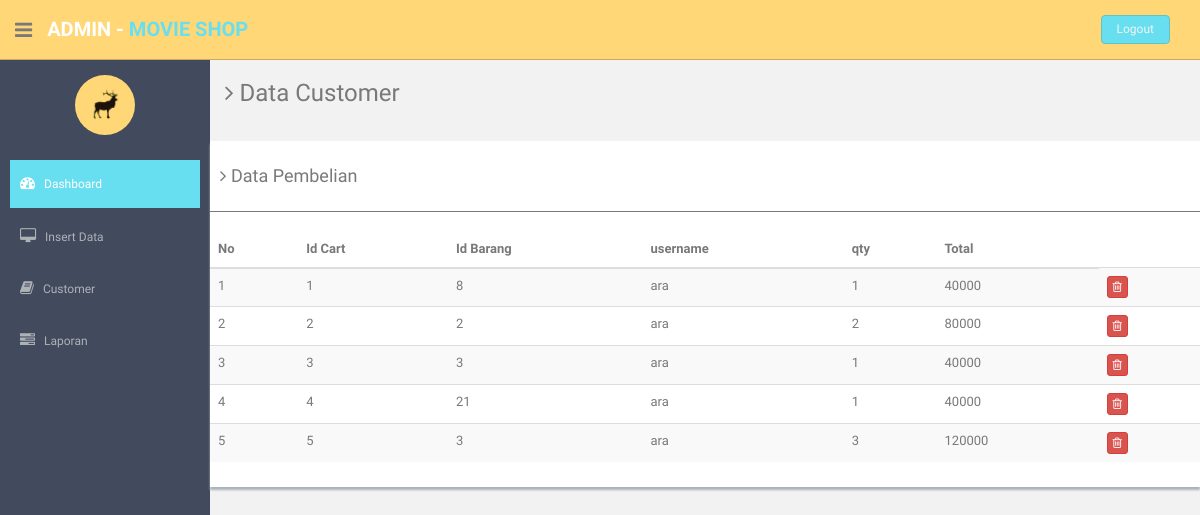
Page /Admin/datapemb.php on the committed database.
### tables this page shows
CREATE TABLE `daftarpenjualan` (
  `idPenjualan` int(11) NOT NULL,
  `idBarang` int(11) NOT NULL,
  `username` varchar(15) NOT NULL,
  `qty` int(11) NOT NULL,
  `total` int(11) NOT NULL
);

### Admin/datapemb.php (the view, shortened to what this page needs)
<!DOCTYPE html>
<html lang="en">
  <head>
    <?php
    include'koding/top.php';
    ?>
  </head>
  <body>
  <section id="container" >
    <?php
    include 'koding/header.php';
    include 'koding/sidebar.php';
    ?>
      <section id="main-content">
          <section class="wrapper">
            <h3><i class="fa fa-angle-right"></i> Data Customer</h3>
        <div class="row">
              <div class="row mt">
                  <div class="col-md-12">
                      <div class="content-panel">
                        <h4 class="mb"><i class="fa fa-angle-right"></i> Data Pembelian</h4>
                          <table class="table table-striped table-advance table-hover">
                            <hr>
                              <thead>
                              <tr>
                                  <th> No</th>
                                  <th> Id Cart</th>
                                  <th> Id Barang</th>
                                  <th> username</th>
                                  <th> qty</th>
                                  <th> Total</th>
                              </tr>
                              </thead>
                              <tbody>
                                <?php
                                    include'koneksi.php';
                                    $hasil = $koneksi->query("SELECT idPenjualan,idBarang,username,qty,total FROM daftarpenjualan");
                                     $a=0;
                                    while($baris=$hasil->fetch_assoc()) {
                                      $a=$a+1;
                                      $up = $baris['idPenjualan'];
                                      $del = $up;
                                      echo "<td>";
                                      echo $a;
                                      echo "</td>";
                                      echo "<td>";
                                      echo $baris['idPenjualan'];
                                      echo "</td>";
                                      echo "<td>";
                                      echo $baris['idBarang'];
                                      echo "</td>";
                                      echo "<td>";
                                      echo $baris['username'];
                                      echo "</td>";
                                      echo "<td>";
                                      echo $baris['qty'];
                                      echo "</td>";
                                      echo "<td>";
                                      echo $baris['total'];
                                      echo "</td>";
                                      ?>
                                  <td>
                                      <a href="hapuspemb.php?idPenjualan=<?php echo $del;?>" class="btn btn-danger btn-xs"><i class="fa fa-trash-o "></i></a>
                                  </td></tr>
                                   <?php
                                    ;}
                                  ?>
                              </tbody>
                          </table>
                      </div>
                  </div>
              </div>
          </div>
    </section><! --/wrapper -->
      </section>
  </body>
</html>

### Admin/assets/css/style.css (style rules this page uses)
body { color: #797979; background: #f2f2f2; font-family: 'Ruda', sans-serif; padding: 0px !important; margin: 0px !important; font-size:13px; }
a, a:hover, a:focus { text-decoration: none; outline: none; }
#container { width: 100%; height: 100%; }
hr { margin-top: 20px; margin-bottom: 20px; border: 0; border-top: 1px solid #797979; }
.mt { margin-top: 25px; }
.mb { margin-bottom: 25px; }
#main-content { margin-left: 210px; }
.wrapper { display: inline-block; margin-top: 60px; padding-left: 15px; padding-right: 15px; padding-bottom: 15px; padding-top: 0px; width: 100%; }
.content-panel { background: #ffffff; box-shadow: 0px 3px 2px #aab2bd; padding-top: 15px; padding-bottom: 5px; }
.content-panel h4 { margin-left: 10px; }

### rows in the picture
daftarpenjualan: idPenjualan "1", idBarang "8", username "ara", qty "1", total "40000"
daftarpenjualan: idPenjualan "2", idBarang "2", username "ara", qty "2", total "80000"
daftarpenjualan: idPenjualan "3", idBarang "3", username "ara", qty "1", total "40000"
daftarpenjualan: idPenjualan "4", idBarang "21", username "ara", qty "1", total "40000"
daftarpenjualan: idPenjualan "5", idBarang "3", username "ara", qty "3", total "120000"
